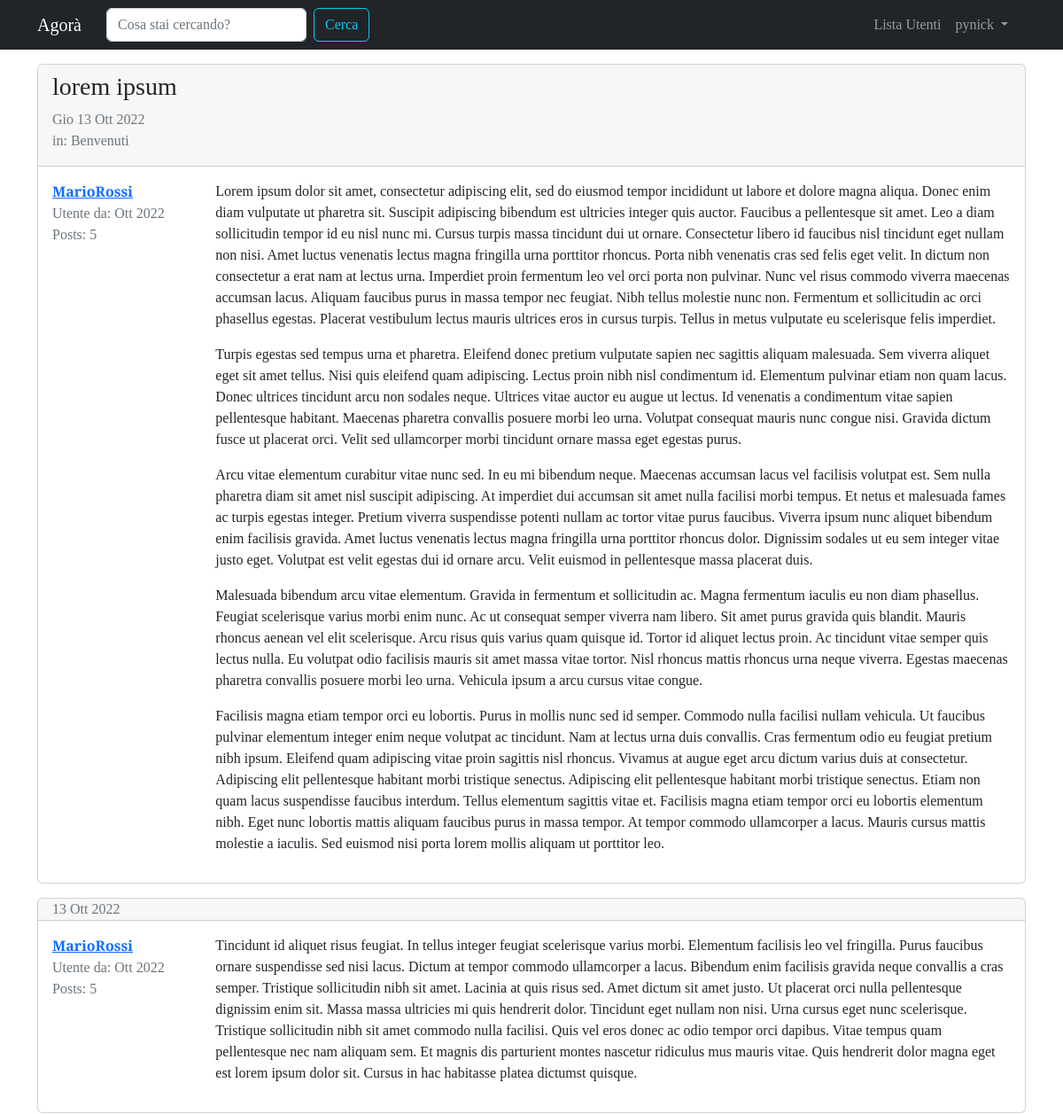
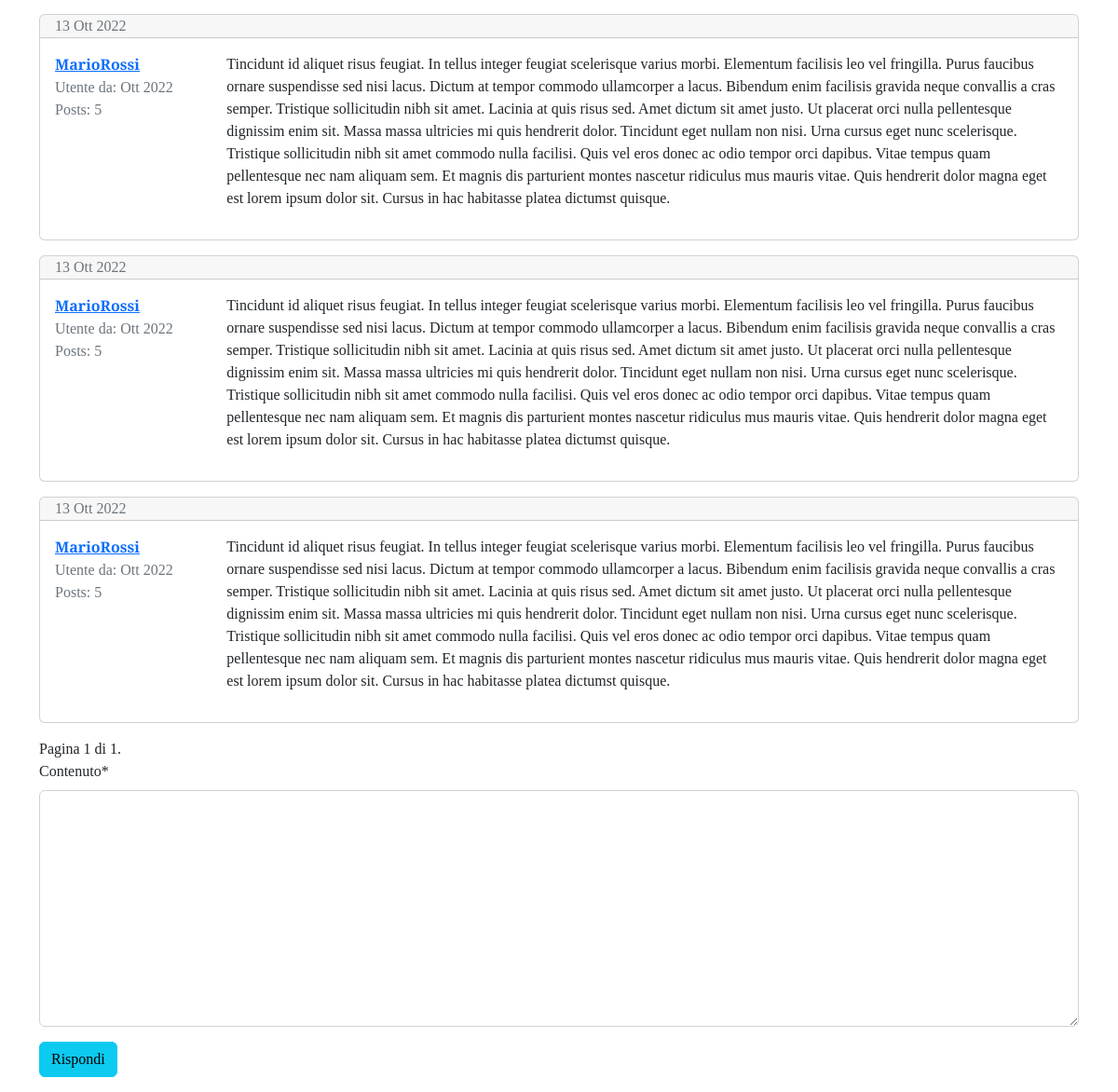
Page /forum/discussione/7/ (signed in) on the committed database (2 pictures, top to bottom).
### forum/models.py (models this page shows, shortened)
class Discussione(models.Model):
    objects = None
    titolo = models.CharField(max_length=120)
    data_creazione = models.DateTimeField(auto_now_add=True)
    autore_discussione = models.ForeignKey(
        User, on_delete=models.CASCADE, related_name="discussioni"
    )
    sezione_appartenenza = models.ForeignKey(Sezione, on_delete=models.CASCADE)
    class Meta:
        verbose_name = "Discussione"
        verbose_name_plural = "Discussioni"

class Post(models.Model):
    objects = None
    autore_post = models.ForeignKey(User, on_delete=models.CASCADE, related_name="posts")
    contenuto = models.TextField()
    data_creazione = models.DateTimeField(auto_now_add=True)
    discussione = models.ForeignKey(Discussione, on_delete=models.CASCADE)
    class Meta:
        verbose_name="Post"
        verbose_name_plural="Posts"

class Sezione(models.Model):
    nome_sezione = models.CharField(max_length=80)
    descrizione = models.CharField(max_length=150, blank=True, null=True)
    logo_sezione = models.ImageField(blank=True, null=True)
    class Meta:
        verbose_name = "Sezione"
        verbose_name_plural = "Sezioni"
    def __str__(self):
        return self.nome_sezione

### forum/views.py (the view)
# urls.py: path("discussione/<int:pk>/", views.visualizza_discussione, name="visualizza_discussione"),
def visualizza_discussione (request, pk):
    discussione = get_object_or_404(Discussione, pk=pk)
    posts_discussione = Post.objects.filter (discussione=discussione)
    paginator = Paginator(posts_discussione, 5)
    page = request.GET.get("pagina")
    posts = paginator.get_page(page)
    form_risposta = PostModelForm()
    context = {"discussione": discussione, "posts_discussione":posts, "form_risposta": form_risposta}
    return render(request,"forum/singola_discussione.html", context)

### forum/forms.py
class PostModelForm (forms.ModelForm):
    class Meta:
        model = Post
        fields = ['contenuto']

### forum/templates/forum/singola_discussione.html (shortened to what this page needs)
{% extends 'base.html' %}
{% load crispy_forms_tags %}
{% block content %}
    {% for post in posts_discussione %}
    <div class="card my-3">
        {% if forloop.first and not "pagina" in request.get_full_path %}
            <div class="card-header pb-0">
                <h3>{{ discussione.titolo }}</h3>
                <p class="text-muted">{{ discussione.data_creazione|date:"D d M Y" }}
                <br>in: {{ discussione.sezione_appartenenza }}</p>
            </div>
        {% else %}
            <div class="card-header py-0">
                <p class="text-muted mb-0">
                    {{ post.data_creazione|date:"d M Y" }}
                </p>
            </div>
        {% endif %}
        <div class="card-body">
            <div class="row">
                <div class="col-xl-2 col-4">
                    <p class="mb-0"><a href="{% url 'user_profile' username=post.autore_post.username %}"><strong>{{ post.autore_post }}</strong></a></p>
                    <p class="text-muted mb-0">Utente da: {{ post.autore_post.date_joined|date:"M Y" }}</p>
                    <p class="text-muted" >Posts: {{ post.autore_post.posts.count }}</p>
                </div>
                <div class="col-xl-10 col-8">
                    <p class="my-0">{{ post.contenuto|linebreaks }}</p>
                </div>
            </div>
        </div>
    </div>
    {% endfor %}
    <div class="text-right">
        <span class="step-links">
            <span class="current">
                Pagina {{ posts_discussione.number }} di {{ posts_discussione.paginator.num_pages }}.
            </span>
        </span>
    </div>
    {% if request.user.is_authenticated %}
        {% include 'forum/form_risposta.html' %}
    {% else %}
        <div class="alert alert-info" role="alert">
            Per partecipare alla discussione devi prima effettuare il <a href="{% url 'login' %}?next={{ request.get_full_path }}">login</a>
        </div>
    {% endif %}
{% endblock content %}

### templates/base.html (shortened to what this page needs)
{% load static %}
<!doctype html>
<html lang="it">
  <head>
    <link href="https://cdn.jsdelivr.net/npm/bootstrap@5.0.0/dist/css/bootstrap.min.css" rel="stylesheet"/>
    <link rel="stylesheet" href="{% static 'css/agora.css' %}" />
    <link href="https://cdn.jsdelivr.net/npm/bootstrap@5.2.2/dist/css/bootstrap.min.css" rel="stylesheet">
  </head>
  <body>
      <nav class="navbar navbar-expand-lg navbar-dark bg-dark">
          <div class="container" id="navbarSupportedContent">
              <a class="navbar-brand" href="/">Agorà</a>
              <div class="container">
                  <div class="collapse navbar-collapse" id="navbarSupportedContent">
                      <form class="d-flex" action="{% url 'funzione_cerca' %}">
                          <input name="q" class="form-control me-sm-2" type="search" placeholder="Cosa stai cercando?" aria-label="Search"/>
                          <button class="btn btn-outline-info" type="submit">Cerca</button>
                      </form>
                      <ul class="navbar-nav ms-auto">
                          <li class="nav-item">
                              <a class="nav-link" aria-current="page" href="{% url 'user_list' %}">Lista Utenti</a>
                          </li>
                          {% if request.user.is_authenticated %}
                          <li class="nav-item dropdown">
                            <a class="nav-link dropdown-toggle" href="#" id="navbarDropdown" role="button" data-bs-toggle="dropdown" aria-haspopup="true" aria-expanded="false">
                              {{ request.user.username }}
                            </a>
                          </li>
                          {% endif %}
                      </ul>
                  </div>
              </div>
        </div>
      </nav>
      <div class="container">
          {% block content %}
          {% endblock content %}
      </div>
  </body>
</html>

### static-storage/css/agora.css (style rules this page uses)
body { font-family: 'Slabo 27px', serif !important; }
a, a:hover { color: #17a2b8; }

### rows in the picture
Post: autore_post "MarioRossi", autore_post.date_joined "Ott 2022", autore_post.posts.count "5", contenuto "Lorem ipsum dolor sit amet, consectetur adipiscing elit, sed do eiusmod tempor incididunt ut labore et dolore magna aliqua. Donec enim diam vulputate ut pharetra sit. Suscipit adipiscing bibendum est ultricies integer quis auctor. Faucibus a pellentesque sit amet. Leo a diam sollicitudin tempor id eu nisl nunc mi. Cursus turpis massa tincidunt dui ut ornare. Consectetur libero id faucibus nisl tincidunt eget nullam non nisi. Amet luctus venenatis lectus magna fringilla urna porttitor rhoncus. Porta nibh venenatis cras sed felis eget velit. In dictum non consectetur a erat nam at lectus urna. Imperdiet proin fermentum leo vel orci porta non pulvinar. Nunc vel risus commodo viverra maecenas…"
Discussione: titolo "lorem ipsum", data_creazione "Gio 13 Ott 2022", sezione_appartenenza "Benvenuti"
Post: data_creazione "13 Ott 2022", autore_post "MarioRossi", autore_post.date_joined "Ott 2022", autore_post.posts.count "5", contenuto "Tincidunt id aliquet risus feugiat. In tellus integer feugiat scelerisque varius morbi. Elementum facilisis leo vel fringilla. Purus faucibus ornare suspendisse sed nisi lacus. Dictum at tempor commodo ullamcorper a lacus. Bibendum enim facilisis gravida neque convallis a cras semper. Tristique sollicitudin nibh sit amet. Lacinia at quis risus sed. Amet dictum sit amet justo. Ut placerat orci nulla pellentesque dignissim enim sit. Massa massa ultricies mi quis hendrerit dolor. Tincidunt eget nullam non nisi. Urna cursus eget nunc scelerisque. Tristique sollicitudin nibh sit amet commodo nulla facilisi. Quis vel eros donec ac odio tempor orci dapibus. Vitae tempus quam pellentesque nec nam…"
Post: data_creazione "13 Ott 2022", autore_post "MarioRossi", autore_post.date_joined "Ott 2022", autore_post.posts.count "5", contenuto "Tincidunt id aliquet risus feugiat. In tellus integer feugiat scelerisque varius morbi. Elementum facilisis leo vel fringilla. Purus faucibus ornare suspendisse sed nisi lacus. Dictum at tempor commodo ullamcorper a lacus. Bibendum enim facilisis gravida neque convallis a cras semper. Tristique sollicitudin nibh sit amet. Lacinia at quis risus sed. Amet dictum sit amet justo. Ut placerat orci nulla pellentesque dignissim enim sit. Massa massa ultricies mi quis hendrerit dolor. Tincidunt eget nullam non nisi. Urna cursus eget nunc scelerisque. Tristique sollicitudin nibh sit amet commodo nulla facilisi. Quis vel eros donec ac odio tempor orci dapibus. Vitae tempus quam pellentesque nec nam…"
Post: data_creazione "13 Ott 2022", autore_post "MarioRossi", autore_post.date_joined "Ott 2022", autore_post.posts.count "5", contenuto "Tincidunt id aliquet risus feugiat. In tellus integer feugiat scelerisque varius morbi. Elementum facilisis leo vel fringilla. Purus faucibus ornare suspendisse sed nisi lacus. Dictum at tempor commodo ullamcorper a lacus. Bibendum enim facilisis gravida neque convallis a cras semper. Tristique sollicitudin nibh sit amet. Lacinia at quis risus sed. Amet dictum sit amet justo. Ut placerat orci nulla pellentesque dignissim enim sit. Massa massa ultricies mi quis hendrerit dolor. Tincidunt eget nullam non nisi. Urna cursus eget nunc scelerisque. Tristique sollicitudin nibh sit amet commodo nulla facilisi. Quis vel eros donec ac odio tempor orci dapibus. Vitae tempus quam pellentesque nec nam…"
Post: data_creazione "13 Ott 2022", autore_post "MarioRossi", autore_post.date_joined "Ott 2022", autore_post.posts.count "5", contenuto "Tincidunt id aliquet risus feugiat. In tellus integer feugiat scelerisque varius morbi. Elementum facilisis leo vel fringilla. Purus faucibus ornare suspendisse sed nisi lacus. Dictum at tempor commodo ullamcorper a lacus. Bibendum enim facilisis gravida neque convallis a cras semper. Tristique sollicitudin nibh sit amet. Lacinia at quis risus sed. Amet dictum sit amet justo. Ut placerat orci nulla pellentesque dignissim enim sit. Massa massa ultricies mi quis hendrerit dolor. Tincidunt eget nullam non nisi. Urna cursus eget nunc scelerisque. Tristique sollicitudin nibh sit amet commodo nulla facilisi. Quis vel eros donec ac odio tempor orci dapibus. Vitae tempus quam pellentesque nec nam…"

### other values in the picture
{{ request.user.username }} "pynick"
{{ posts_discussione.number }} "1"
{{ posts_discussione.paginator.num_pages }} "1"
